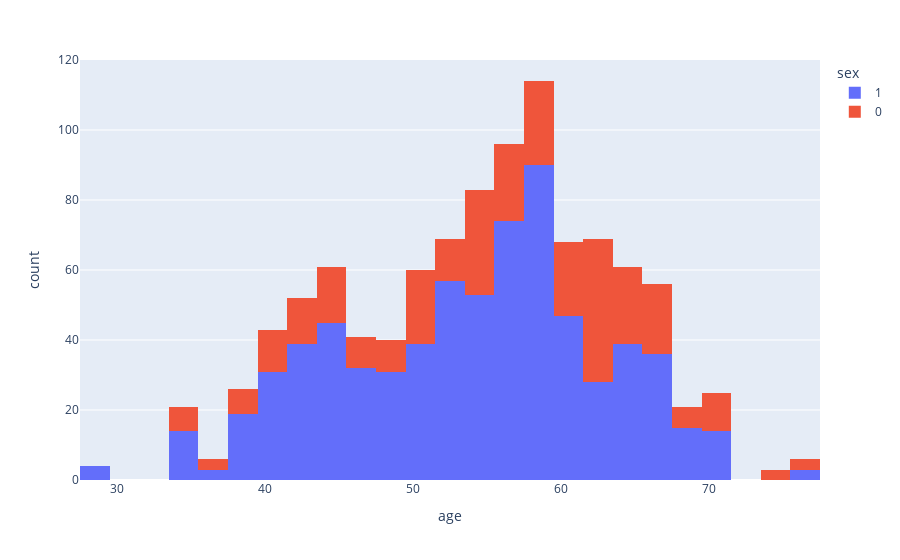

This figure's notebook cell:
### Code cell
import plotly.express as px

fig = px.histogram(data_frame=df, x='age', color='sex')
fig.show()

### Figure 1 — Plotly figure (JSON) as saved in the notebook; plotly's stock layout.template omitted (floating-point values rounded to 4 significant figures; data arrays with more than 128 entries replaced by an {"elided": "..."} marker saying what was removed)
{"data": [{"alignmentgroup": "True", "bingroup": "x", "hovertemplate": "sex=1<br>age=%{x}<br>count=%{y}<extra></extra>", "legendgroup": "1", "marker": {"color": "#636efa", "pattern": {"shape": ""}}, "name": "1", "offsetgroup": "1", "orientation": "v", "showlegend": true, "type": "histogram", "x": {"elided": "713 int values"}, "xaxis": "x", "yaxis": "y"}, {"alignmentgroup": "True", "bingroup": "x", "hovertemplate": "sex=0<br>age=%{x}<br>count=%{y}<extra></extra>", "legendgroup": "0", "marker": {"color": "#EF553B", "pattern": {"shape": ""}}, "name": "0", "offsetgroup": "0", "orientation": "v", "showlegend": true, "type": "histogram", "x": {"elided": "312 int values"}, "xaxis": "x", "yaxis": "y"}], "layout": {"barmode": "relative", "legend": {"title": {"text": "sex"}, "tracegroupgap": 0}, "margin": {"t": 60}, "xaxis": {"anchor": "y", "domain": [0, 1], "title": {"text": "age"}}, "yaxis": {"anchor": "x", "domain": [0, 1], "title": {"text": "count"}}}}
